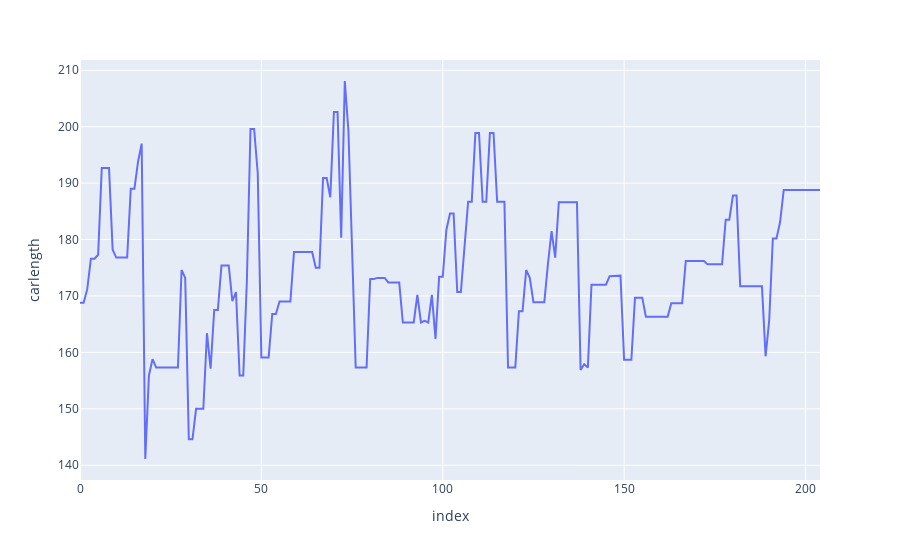

The notebook cell this image was saved under:
### Code cell
px.line(car,y='carlength')

### Figure 1 — Plotly figure (JSON) as saved in the notebook; plotly's stock layout.template omitted (floating-point values rounded to 4 significant figures; data arrays with more than 128 entries replaced by an {"elided": "..."} marker saying what was removed)
{"data": [{"hovertemplate": "index=%{x}<br>carlength=%{y}<extra></extra>", "legendgroup": "", "line": {"color": "#636efa", "dash": "solid"}, "marker": {"symbol": "circle"}, "mode": "lines", "name": "", "orientation": "v", "showlegend": false, "type": "scatter", "x": {"elided": "205 int values"}, "xaxis": "x", "y": {"elided": "205 float values"}, "yaxis": "y"}], "layout": {"autosize": true, "legend": {"tracegroupgap": 0}, "margin": {"t": 60}, "xaxis": {"anchor": "y", "autorange": true, "domain": [0, 1], "range": [0, 204], "title": {"text": "index"}, "type": "linear"}, "yaxis": {"anchor": "x", "autorange": true, "domain": [0, 1], "range": [137.4, 211.8], "title": {"text": "carlength"}, "type": "linear"}}}
